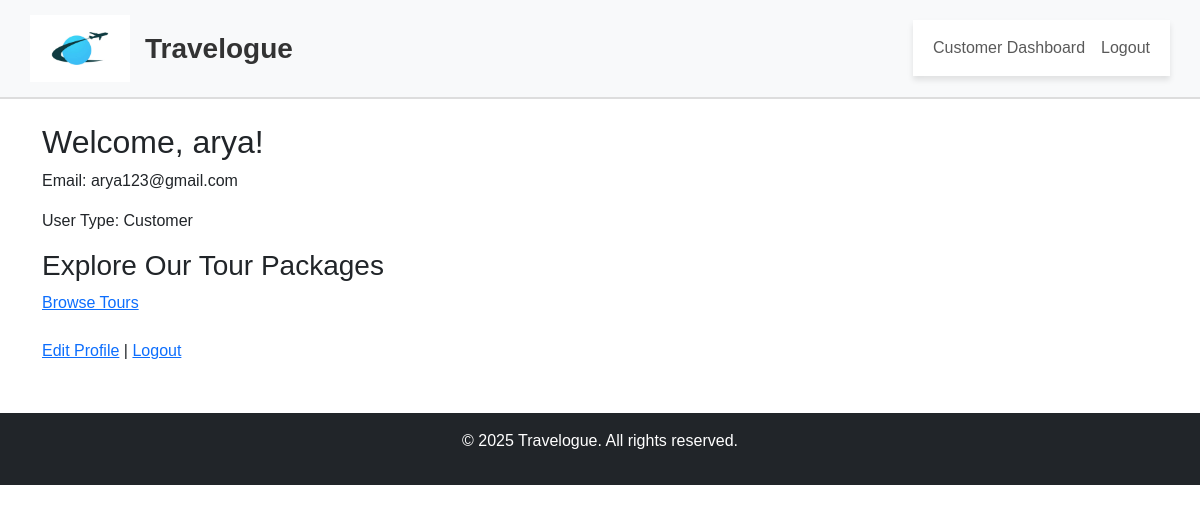
Page /accounts/dashboard/ (signed in) on the committed database.
### apps/accounts/models.py (models this page shows, shortened)
class CustomUser(AbstractUser):
    username = None
    full_name = models.CharField(max_length=255, default='', blank=True)
    email = models.EmailField(unique=True)
    USER_TYPE_CHOICES = [
        ('admin', 'Admin'),
        ('vendor', 'Vendor'),
        ('customer', 'Customer'),
    ]
    user_type = models.CharField(max_length=10, choices=USER_TYPE_CHOICES)
    USERNAME_FIELD = 'email'
    REQUIRED_FIELDS = ['full_name', 'user_type']
    objects = CustomUserManager()

### apps/accounts/views.py (the view)
# urls.py: path('dashboard/', views.user_dashboard, name='user_dashboard'),
@login_required
def user_dashboard(request):
    if request.user.user_type == 'customer':
        return render(request, 'accounts/customer_dashboard.html')
    else:
        return render(request, 'vendors/vendor_dashboard.html')

### apps/accounts/templates/accounts/customer_dashboard.html (shortened to what this page needs)
{% extends 'base.html' %}
{% block content %}
<h2>Welcome, {{ user.full_name|default:user.email }}!</h2>
<p>Email: {{ user.email }}</p>
<p>User Type: {{ user.get_user_type_display }}</p>
<h3>Explore Our Tour Packages</h3>
<a href="{% url 'tours:tour_list' %}">Browse Tours</a>
<br><br>
<a href="{% url 'accounts:edit_profile' %}">Edit Profile</a> |
<a href="{% url 'accounts:user_logout' %}">Logout</a>
{% endblock %}

### static/css/style.css (style rules this page uses)
body { font-family: Arial, sans-serif; }

### rows in the picture
CustomUser: full_name "arya", email "arya123@gmail.com", user_type "Customer"
